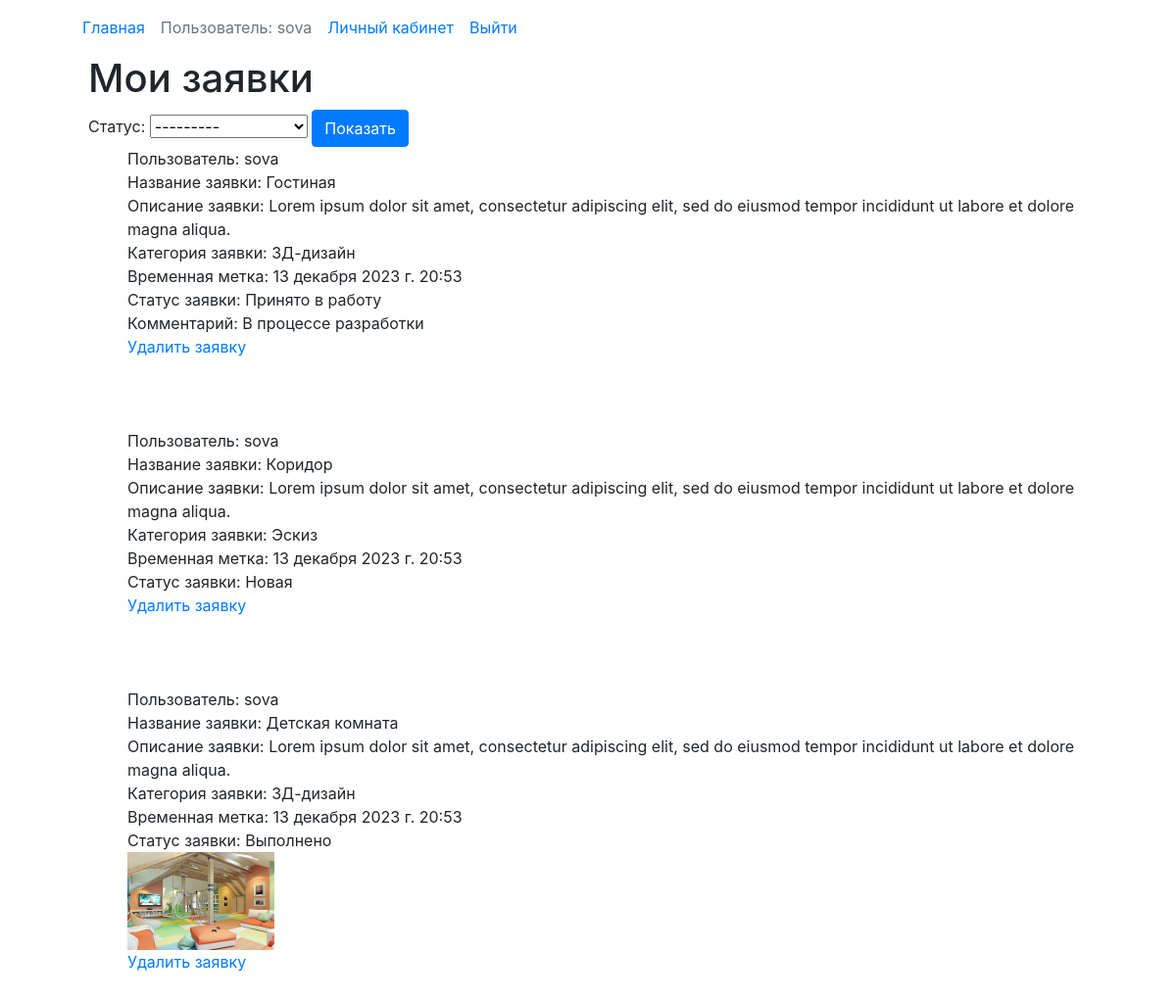
Page /catalog/application/ (signed in) on the committed database.
### catalog/models.py (models this page shows, shortened)
class AdvUser(AbstractBaseUser, PermissionsMixin):
    id = models.AutoField(primary_key=True, unique=True)
    username = models.CharField(max_length=200, unique=True, verbose_name='Логин')
    fullname = models.CharField(max_length=200)
    email = models.EmailField(unique=True, max_length=200)
    is_staff = models.BooleanField(default=False)
    USERNAME_FIELD = 'username'
    EMAIL_FIELD = 'email'
    REQUIRED_FIELDS = ['fullname', 'password', 'email',]
    objects = CustomAccountManager()
    def __str__(self):
        return self.username

class Application(models.Model):
    name = models.CharField(max_length=200, help_text='Введите название заявки', verbose_name='Название')
    summary = models.CharField(max_length=1000, help_text='Введите описание заявки', verbose_name='Описание')
    category = models.ForeignKey('Category', help_text='Выберите категория для заявки', on_delete=models.SET_NULL, null=True, verbose_name='Категория')
    timestamp = models.DateTimeField(default=timezone.now())
    image = models.ImageField(upload_to='images/', validators=[validate_image], help_text='Максимальный размер '
                                                                                          'изображения 2MB', verbose_name='Дизайн(фото)')
    application_status = (
        ('Новая', 'Новая',),
        ('Принято в работу', 'Принято в работу',),
        ('Выполнено', 'Выполнено',)
    )
    status = models.CharField(max_length=50, choices=application_status, blank=True, default='Новая', verbose_name='Статус')
    client = models.ForeignKey(AdvUser, on_delete=models.SET_NULL, null=True, blank=True, to_field='id')
    comment = models.TextField(max_length=500, blank=True)
    design = models.ImageField(upload_to='images/',
                               help_text="Максимальный размер изображения 2MB",
                               blank=True,
                               null=True,
                               validators=[validate_image])

class Category(models.Model):
    name = models.CharField(max_length=200, help_text='Введите категорию заявки', verbose_name='Название')
    def __str__(self):
        return self.name

### catalog/views.py (the view)
class ApplicationList(LoginRequiredMixin, generic.ListView):
    model = Application
    template_name = 'catalog/application_list.html'
    def get_context_data(self, **kwargs):
        context = super().get_context_data(**kwargs)
        context['filter'] = ApplicationFilter(self.request.GET, queryset=self.get_queryset())
        return context
    def get_queryset(self):
        return Application.objects.filter(client=self.request.user.id)

### catalog/templates/catalog/application_list.html
{% extends "base.html" %}
{% load bootstrap %}
{% block content %}
<div class="container">
    <div class="col mb-3">
        <h1>Мои заявки</h1>
        <form action="" method="GET">
            {{ filter.form|bootstrap }}
            <button type="submit" class="btn btn-primary">Показать</button>
        </form>
        {% if application_list %}
        <ul>
            {% for application in filter.qs %}
            <li>Пользователь: {{application.client}}</li>
            <li>Название заявки: {{application.name}}</li>
            <li>Описание заявки: {{application.summary}}</li>
            <li>Категория заявки: {{application.category}}</li>
            <li>Временная метка: {{application.timestamp}}</li>
            <li>Статус заявки: {{application.status}}</li>
            {% if application.status == "Принято в работу" %}
            <li>Комментарий: {{application.comment}}</li>
            {% elif application.status == "Выполнено" %}
            <img width="150px" height="100px" src="{{ application.design.url }}">
            {% endif %}
            <li><a href="{% url 'application-delete' application.pk %}">Удалить заявку</a></li>
            <br>
            <br>
            <br>
            {% endfor %}
        </ul>
        {% else %}
        <p>Нет заявок.</p>
        {% endif %}
    </div>
</div>
{% endblock %}

### catalog/templates/base.html (shortened to what this page needs)
<!DOCTYPE html>
<html lang="en">
<head>
    <link rel="stylesheet" href="https://maxcdn.bootstrapcdn.com/bootstrap/4.0.0/css/bootstrap.min.css"
>
</head>
<body>
<div class="container">
    <div class="container-fluid">
        {% block sidebar %}
        <nav class="navbar navbar-expand-lg bg-body-tertiary text-center">
            <ul class="navbar-nav mr-auto">
                <li class="nav-item"><a href="{% url 'home' %}" class="nav-link">Главная</a></li>
                {% if user.is_authenticated %}
                <li class="nav-item"><a href="" class="nav-link disabled">Пользователь: {{ user.get_username }}</a></li>
                <li class="nav-item"><a href="{% url 'profile' %}" class="nav-link">Личный кабинет</a></li>
                <li class="nav-item"><a href="{% url 'logout' %}?next={{request.path}}" class="nav-link">Выйти</a></li>
                {% else %}
                <li class="nav-item"><a href="{% url 'login' %}?next={{request.path}}" class="nav-link">Войти</a></li>
                <li class="nav-item"><a href="{% url 'register' %}" class="nav-link">Регистрация</a></li>
                {% endif %}
            </ul>
        </nav>
        {% endblock %}
        {% block content %}{% endblock %}
    </div>
</div>
</body>
</html>

### catalog/templates/base.html (style rules this page uses)
li { list-style-type: none; }

### rows in the picture
AdvUser: get_username "sova"
Application: client "sova", name "Гостиная", summary "Lorem ipsum dolor sit amet, consectetur adipiscing elit, sed do eiusmod tempor incididunt ut labore et dolore magna aliqua.", category "3Д-дизайн", timestamp "13 декабря 2023 г. 20:53", status "Принято в работу", comment "В процессе разработки"
Application: client "sova", name "Коридор", summary "Lorem ipsum dolor sit amet, consectetur adipiscing elit, sed do eiusmod tempor incididunt ut labore et dolore magna aliqua.", category "Эскиз", timestamp "13 декабря 2023 г. 20:53", status "Новая"
Application: client "sova", name "Детская комната", summary "Lorem ipsum dolor sit amet, consectetur adipiscing elit, sed do eiusmod tempor incididunt ut labore et dolore magna aliqua.", category "3Д-дизайн", timestamp "13 декабря 2023 г. 20:53", status "Выполнено", design (picture)
